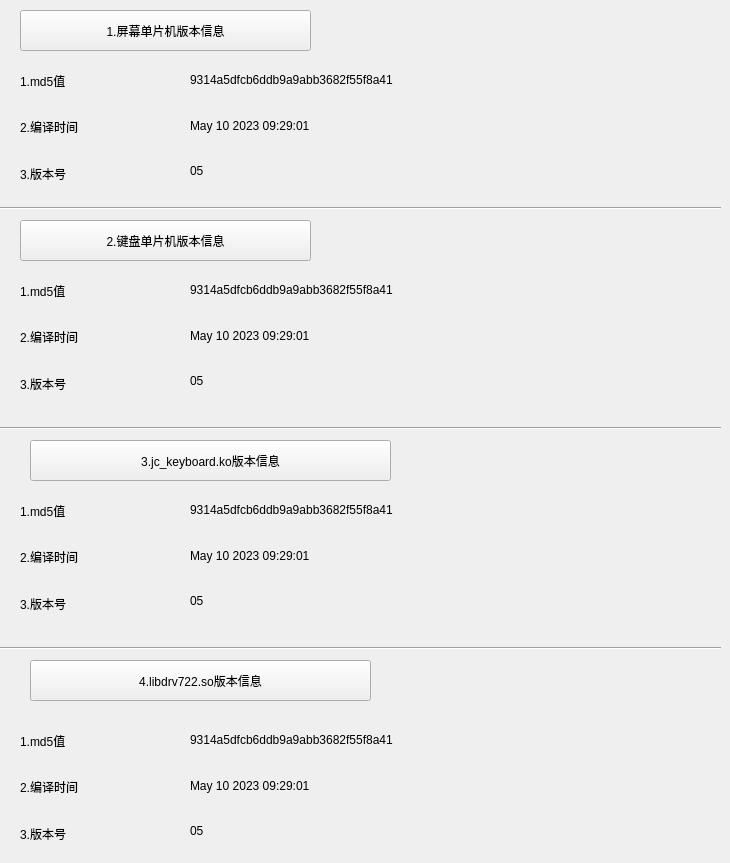
   <widget class="QWidget" name="page_10">
    <widget class="QPushButton" name="pushButton_lcd_mcu_info">
     <property name="geometry">
      <rect>
       <x>20</x>
       <y>10</y>
       <width>291</width>
       <height>41</height>
      </rect>
     </property>
     <property name="styleSheet">
      <string notr="true">font: 20pt &quot;Ubuntu&quot;;</string>
     </property>
     <property name="text">
      <string>1.屏幕单片机版本信息</string>
     </property>
    </widget>
    <widget class="QPushButton" name="pushButton_key_mcu_info">
     <property name="geometry">
      <rect>
       <x>20</x>
       <y>220</y>
       <width>291</width>
       <height>41</height>
      </rect>
     </property>
     <property name="styleSheet">
      <string notr="true">font: 20pt &quot;Ubuntu&quot;;</string>
     </property>
     <property name="text">
      <string>2.键盘单片机版本信息</string>
     </property>
    </widget>
    <widget class="QPushButton" name="pushButton_jc_ko_info">
     <property name="geometry">
      <rect>
       <x>30</x>
       <y>440</y>
       <width>361</width>
       <height>41</height>
      </rect>
     </property>
     <property name="styleSheet">
      <string notr="true">font: 20pt &quot;Ubuntu&quot;;</string>
     </property>
     <property name="text">
      <string>3.jc_keyboard.ko版本信息</string>
     </property>
    </widget>
    <widget class="Line" name="line">
     <property name="geometry">
      <rect>
       <x>0</x>
       <y>200</y>
       <width>721</width>
       <height>16</height>
      </rect>
     </property>
     <property name="orientation">
      <enum>Qt::Horizontal</enum>
     </property>
    </widget>
    <widget class="Line" name="line_2">
     <property name="geometry">
      <rect>
       <x>0</x>
       <y>420</y>
       <width>721</width>
       <height>16</height>
      </rect>
     </property>
     <property name="orientation">
      <enum>Qt::Horizontal</enum>
     </property>
    </widget>
    <widget class="Line" name="line_3">
     <property name="geometry">
      <rect>
       <x>0</x>
       <y>640</y>
       <width>721</width>
       <height>16</height>
      </rect>
     </property>
     <property name="orientation">
      <enum>Qt::Horizontal</enum>
     </property>
    </widget>
    <widget class="QPushButton" name="pushButton_drv_so_info">
     <property name="geometry">
      <rect>
       <x>30</x>
       <y>660</y>
       <width>341</width>
       <height>41</height>
      </rect>
     </property>
     <property name="styleSheet">
      <string notr="true">font: 20pt &quot;Ubuntu&quot;;</string>
     </property>
     <property name="text">
      <string>4.libdrv722.so版本信息</string>
     </property>
    </widget>
    <widget class="QWidget" name="verticalLayoutWidget_19">
     <property name="geometry">
      <rect>
       <x>20</x>
       <y>60</y>
       <width>151</width>
       <height>134</height>
      </rect>
     </property>
     <layout class="QVBoxLayout" name="verticalLayout_19">
      <item>
       <widget class="QLabel" name="label_16">
        <property name="styleSheet">
         <string notr="true">font: 20pt &quot;Ubuntu&quot;;</string>
        </property>
        <property name="text">
         <string>1.md5值</string>
        </property>
       </widget>
      </item>
      <item>
       <widget class="QLabel" name="label_58">
        <property name="styleSheet">
         <string notr="true">font: 20pt &quot;Ubuntu&quot;;</string>
        </property>
        <property name="text">
         <string>2.编译时间</string>
        </property>
       </widget>
      </item>
      <item>
       <widget class="QLabel" name="label_59">
        <property name="styleSheet">
         <string notr="true">font: 20pt &quot;Ubuntu&quot;;</string>
        </property>
        <property name="text">
         <string>3.版本号</string>
        </property>
       </widget>
      </item>
     </layout>
    </widget>
    <widget class="QWidget" name="verticalLayoutWidget_20">
     <property name="geometry">
      <rect>
       <x>190</x>
       <y>60</y>
       <width>501</width>
       <height>131</height>
      </rect>
     </property>
     <layout class="QVBoxLayout" name="verticalLayout_20">
      <item>
       <widget class="QLabel" name="label_lcd_mcu_md5">
        <property name="styleSheet">
         <string notr="true">font: 20pt &quot;Ubuntu&quot;;</string>
        </property>
        <property name="text">
         <string>9314a5dfcb6ddb9a9abb3682f55f8a41</string>
        </property>
       </widget>
      </item>
      <item>
       <widget class="QLabel" name="label_lcd_mcu_time">
        <property name="styleSheet">
         <string notr="true">font: 20pt &quot;Ubuntu&quot;;</string>
        </property>
        <property name="text">
         <string>May 10 2023 09:29:01</string>
        </property>
       </widget>
      </item>
      <item>
       <widget class="QLabel" name="label_lcd_mcu_version">
        <property name="styleSheet">
         <string notr="true">font: 20pt &quot;Ubuntu&quot;;</string>
        </property>
        <property name="text">
         <string>05</string>
        </property>
       </widget>
      </item>
     </layout>
    </widget>
    <widget class="QWidget" name="verticalLayoutWidget_21">
     <property name="geometry">
      <rect>
       <x>20</x>
       <y>270</y>
       <width>151</width>
       <height>134</height>
      </rect>
     </property>
     <layout class="QVBoxLayout" name="verticalLayout_21">
      <item>
       <widget class="QLabel" name="label_60">
        <property name="styleSheet">
         <string notr="true">font: 20pt &quot;Ubuntu&quot;;</string>
        </property>
        <property name="text">
         <string>1.md5值</string>
        </property>
       </widget>
      </item>
      <item>
       <widget class="QLabel" name="label_61">
        <property name="styleSheet">
         <string notr="true">font: 20pt &quot;Ubuntu&quot;;</string>
        </property>
        <property name="text">
         <string>2.编译时间</string>
        </property>
       </widget>
      </item>
      <item>
       <widget class="QLabel" name="label_62">
        <property name="styleSheet">
         <string notr="true">font: 20pt &quot;Ubuntu&quot;;</string>
        </property>
        <property name="text">
         <string>3.版本号</string>
        </property>
       </widget>
      </item>
     </layout>
    </widget>
    <widget class="QWidget" name="verticalLayoutWidget_22">
     <property name="geometry">
      <rect>
       <x>190</x>
       <y>270</y>
       <width>501</width>
       <height>131</height>
      </rect>
     </property>
     <layout class="QVBoxLayout" name="verticalLayout_22">
      <item>
       <widget class="QLabel" name="label_keyb_mcu_md5">
        <property name="styleSheet">
         <string notr="true">font: 20pt &quot;Ubuntu&quot;;</string>
        </property>
        <property name="text">
         <string>9314a5dfcb6ddb9a9abb3682f55f8a41</string>
        </property>
       </widget>
      </item>
      <item>
       <widget class="QLabel" name="label_keyb_mcu_time">
        <property name="styleSheet">
         <string notr="true">font: 20pt &quot;Ubuntu&quot;;</string>
        </property>
        <property name="text">
         <string>May 10 2023 09:29:01</string>
        </property>
       </widget>
      </item>
      <item>
       <widget class="QLabel" name="label_keyb_mcu_version">
        <property name="styleSheet">
         <string notr="true">font: 20pt &quot;Ubuntu&quot;;</string>
        </property>
        <property name="text">
         <string>05</string>
        </property>
       </widget>
      </item>
     </layout>
    </widget>
    <widget class="QWidget" name="verticalLayoutWidget_23">
     <property name="geometry">
      <rect>
       <x>20</x>
       <y>490</y>
       <width>151</width>
       <height>134</height>
      </rect>
     </property>
     <layout class="QVBoxLayout" name="verticalLayout_23">
      <item>
       <widget class="QLabel" name="label_101">
        <property name="styleSheet">
         <string notr="true">font: 20pt &quot;Ubuntu&quot;;</string>
        </property>
        <property name="text">
         <string>1.md5值</string>
        </property>
       </widget>
      </item>
      <item>
       <widget class="QLabel" name="label_102">
        <property name="styleSheet">
         <string notr="true">font: 20pt &quot;Ubuntu&quot;;</string>
        </property>
        <property name="text">
         <string>2.编译时间</string>
        </property>
       </widget>
      </item>
      <item>
       <widget class="QLabel" name="label_104">
        <property name="styleSheet">
         <string notr="true">font: 20pt &quot;Ubuntu&quot;;</string>
        </property>
        <property name="text">
         <string>3.版本号</string>
        </property>
       </widget>
      </item>
     </layout>
    </widget>
    <widget class="QWidget" name="verticalLayoutWidget_24">
     <property name="geometry">
      <rect>
       <x>190</x>
       <y>490</y>
       <width>501</width>
       <height>131</height>
      </rect>
     </property>
     <layout class="QVBoxLayout" name="verticalLayout_24">
      <item>
       <widget class="QLabel" name="label_jc_ko_md5">
        <property name="styleSheet">
         <string notr="true">font: 20pt &quot;Ubuntu&quot;;</string>
        </property>
        <property name="text">
         <string>9314a5dfcb6ddb9a9abb3682f55f8a41</string>
        </property>
       </widget>
      </item>
      <item>
       <widget class="QLabel" name="label_jc_ko_time">
        <property name="styleSheet">
         <string notr="true">font: 20pt &quot;Ubuntu&quot;;</string>
        </property>
        <property name="text">
         <string>May 10 2023 09:29:01</string>
        </property>
       </widget>
      </item>
      <item>
       <widget class="QLabel" name="label_jc_ko_version">
        <property name="styleSheet">
         <string notr="true">font: 20pt &quot;Ubuntu&quot;;</string>
        </property>
        <property name="text">
         <string>05</string>
        </property>
       </widget>
      </item>
     </layout>
    </widget>
    <widget class="QWidget" name="verticalLayoutWidget_25">
     <property name="geometry">
      <rect>
       <x>20</x>
       <y>720</y>
       <width>151</width>
       <height>134</height>
      </rect>
     </property>
     <layout class="QVBoxLayout" name="verticalLayout_25">
      <item>
       <widget class="QLabel" name="label_108">
        <property name="styleSheet">
         <string notr="true">font: 20pt &quot;Ubuntu&quot;;</string>
        </property>
        <property name="text">
         <string>1.md5值</string>
        </property>
       </widget>
      </item>
      <item>
       <widget class="QLabel" name="label_109">
        <property name="styleSheet">
         <string notr="true">font: 20pt &quot;Ubuntu&quot;;</string>
        </property>
        <property name="text">
         <string>2.编译时间</string>
        </property>
       </widget>
      </item>
      <item>
       <widget class="QLabel" name="label_110">
        <property name="styleSheet">
         <string notr="true">font: 20pt &quot;Ubuntu&quot;;</string>
        </property>
        <property name="text">
         <string>3.版本号</string>
        </property>
       </widget>
      </item>
     </layout>
    </widget>
    <widget class="QWidget" name="verticalLayoutWidget_26">
     <property name="geometry">
      <rect>
       <x>190</x>
       <y>720</y>
       <width>501</width>
       <height>131</height>
      </rect>
     </property>
     <layout class="QVBoxLayout" name="verticalLayout_26">
      <item>
       <widget class="QLabel" name="label_drv_so_md5">
        <property name="styleSheet">
         <string notr="true">font: 20pt &quot;Ubuntu&quot;;</string>
        </property>
        <property name="text">
         <string>9314a5dfcb6ddb9a9abb3682f55f8a41</string>
        </property>
       </widget>
      </item>
      <item>
       <widget class="QLabel" name="label_drv_so_time">
        <property name="styleSheet">
         <string notr="true">font: 20pt &quot;Ubuntu&quot;;</string>
        </property>
        <property name="text">
         <string>May 10 2023 09:29:01</string>
        </property>
       </widget>
      </item>
      <item>
       <widget class="QLabel" name="label_drv_so_version">
        <property name="styleSheet">
         <string notr="true">font: 20pt &quot;Ubuntu&quot;;</string>
        </property>
        <property name="text">
         <string>05</string>
        </property>
       </widget>
      </item>
     </layout>
    </widget>
   </widget>
